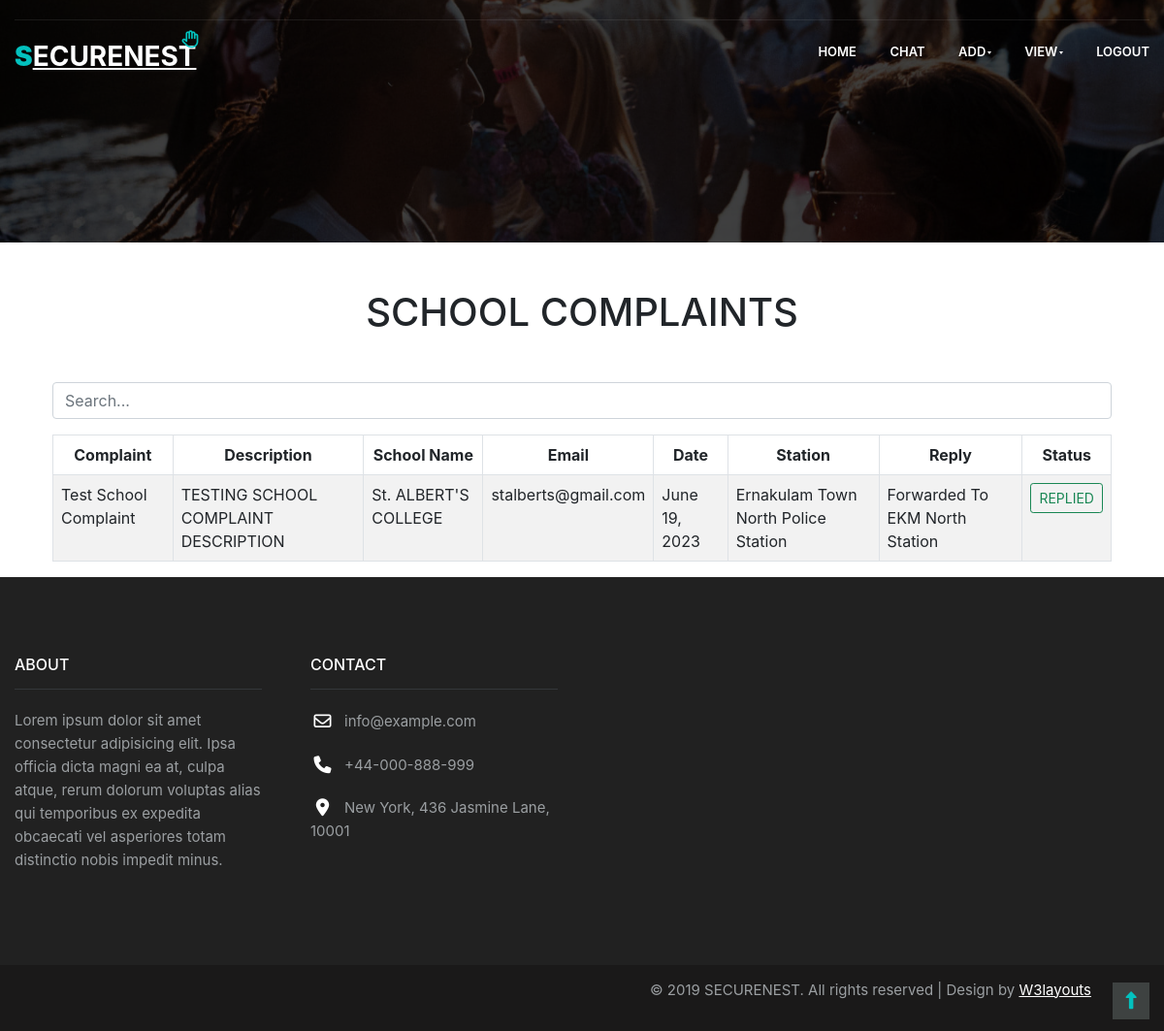
Screenshot of /viewSchoolComplaints/ with the database file from the repository.
### SecureNestApp/models.py (models this page shows, shortened)
class SchoolComplaints(models.Model):
    title = models.CharField(max_length=100)
    desc = models.CharField(max_length=500)
    schoolid = models.ForeignKey(School, on_delete=models.CASCADE)
    date = models.DateField(auto_now=True)
    station = models.ForeignKey(PoliceStation, on_delete=models.CASCADE, null=True)
    reply = models.CharField(max_length=500, default="NO REPLY")
    policeReply = models.CharField(max_length=500, default="NO REPLY")
    status = models.CharField(max_length=100, default="RAISED")

class School(models.Model):
    name = models.CharField(max_length=100)
    email = models.EmailField(max_length=100)
    phone = models.IntegerField()
    address = models.CharField(max_length=300)
    state = models.CharField(max_length=100)
    loginid = models.ForeignKey(Login, on_delete=models.CASCADE)

class PoliceStation(models.Model):
    name = models.CharField(max_length=100)
    email = models.EmailField(max_length=100)
    phone = models.IntegerField()
    district = models.CharField(max_length=100)
    address = models.CharField(max_length=300)
    loginid = models.ForeignKey(Login, on_delete=models.CASCADE)
    def __str__(self):
        return self.name

### SecureNestApp/views.py (the view)
# urls.py: path("viewSchoolComplaints/", views.viewSchoolComplaints),
def viewSchoolComplaints(request):
    complaints = SchoolComplaints.objects.all()
    print(complaints)
    stations = PoliceStation.objects.all()
    return render(
        request,
        "ADMIN/viewSchoolComplaints.html",
        {"complaints": complaints, "stations": stations},
    )

### templates/ADMIN/viewSchoolComplaints.html (shortened to what this page needs)
{% extends "ADMIN/adminBase.html" %}
{% block header %}
<link rel="stylesheet" href="https://cdn.jsdelivr.net/npm/bootstrap@5.2.3/dist/css/bootstrap.min.css"
>
<link rel="stylesheet" href="https://stackpath.bootstrapcdn.com/bootstrap/5.0.0/css/bootstrap.min.css">
<body>
    <div class="container">
        <h1 align="center" class="m-5">SCHOOL COMPLAINTS</h1>
        <input type="text" id="searchInput" class="form-control mb-3" placeholder="Search...">
        <table class="table table-striped table-bordered" border="1">
            <thead>
                <tr>
                    <th>Complaint</th>
                    <th>Description</th>
                    <th>School Name</th>
                    <th>Email</th>
                    <th>Date</th>
                    <th>Station</th>
                    <th>Reply</th>
                    <th>Status</th>
                </tr>
            </thead>
            <tbody id="tableBody">
                {% for i in complaints %}
                <tr id="row{{ forloop.counter }}">
                    <td>{{ i.title }}</td>
                    <td>{{ i.desc }}</td>
                    <td>{{ i.schoolid.name }}</td>
                    <td>{{ i.schoolid.email }}</td>
                    <td>{{ i.date }}</td>
                    <td>
                        {% if i.station %}
                        {{ i.station }}
                        {% endif %}
                    </td>
                    {% if i.reply == 'NO REPLY' %}
                    <td>
                        <form id="my-form" action="/replySchoolComplaint/" method="POST">
                            {% csrf_token %}
                            <input type="hidden" name="id" value="{{i.id}}">
                            <div style="display: flex; align-items: center;">
                                <input type="text" class="form-control" name="reply" required placeholder="Enter Reply"
                                    style="margin-right: 5px;">
                                <button type="submit" class="btn btn-primary btn-sm">Reply</button>
                            </div>
                        </form>
                    </td>
                    {% else %}
                    <td>
                        {{ i.reply }}
                    </td>
                    {% endif %}
                    {% if i.status == 'RAISED' %}
                    <td>
                        <p class="btn btn-outline-danger btn-sm">{{i.status}}</p>
                    </td>
                    {% elif i.status == 'FORWARDED' %}
                    <td>
                        <p class="btn btn-outline-success btn-sm">{{i.status}}</p>
                    </td>
                    {% elif i.status == 'REPLIED' %}
                    <td>
                        <p class="btn btn-outline-success btn-sm">{{i.status}}</p>
                    </td>
                    {% endif %}
                </tr>
                {% endfor %}
            </tbody>
        </table>
    </div>
</body>
</html>
{% endblock %}

### templates/ADMIN/adminBase.html (style rules this page uses)
* { box-sizing: border-box; font-family: -apple-system, BlinkMacSystemFont, "Segoe UI", Roboto, Oxygen-Sans, Ubuntu, Cantarell, "Helvetica Neue", sans-serif; }

### templates/ADMIN/viewSchoolComplaints.html (style rules this page uses)
th { text-align: center; }

### rows the page displays
SchoolComplaints: title "Test School Complaint", desc "TESTING SCHOOL COMPLAINT DESCRIPTION", schoolid.name "St. ALBERT'S COLLEGE", schoolid.email "stalberts@gmail.com", date "June 19, 2023", station "Ernakulam Town North Police Station", reply "Forwarded To EKM North Station", status "REPLIED"
